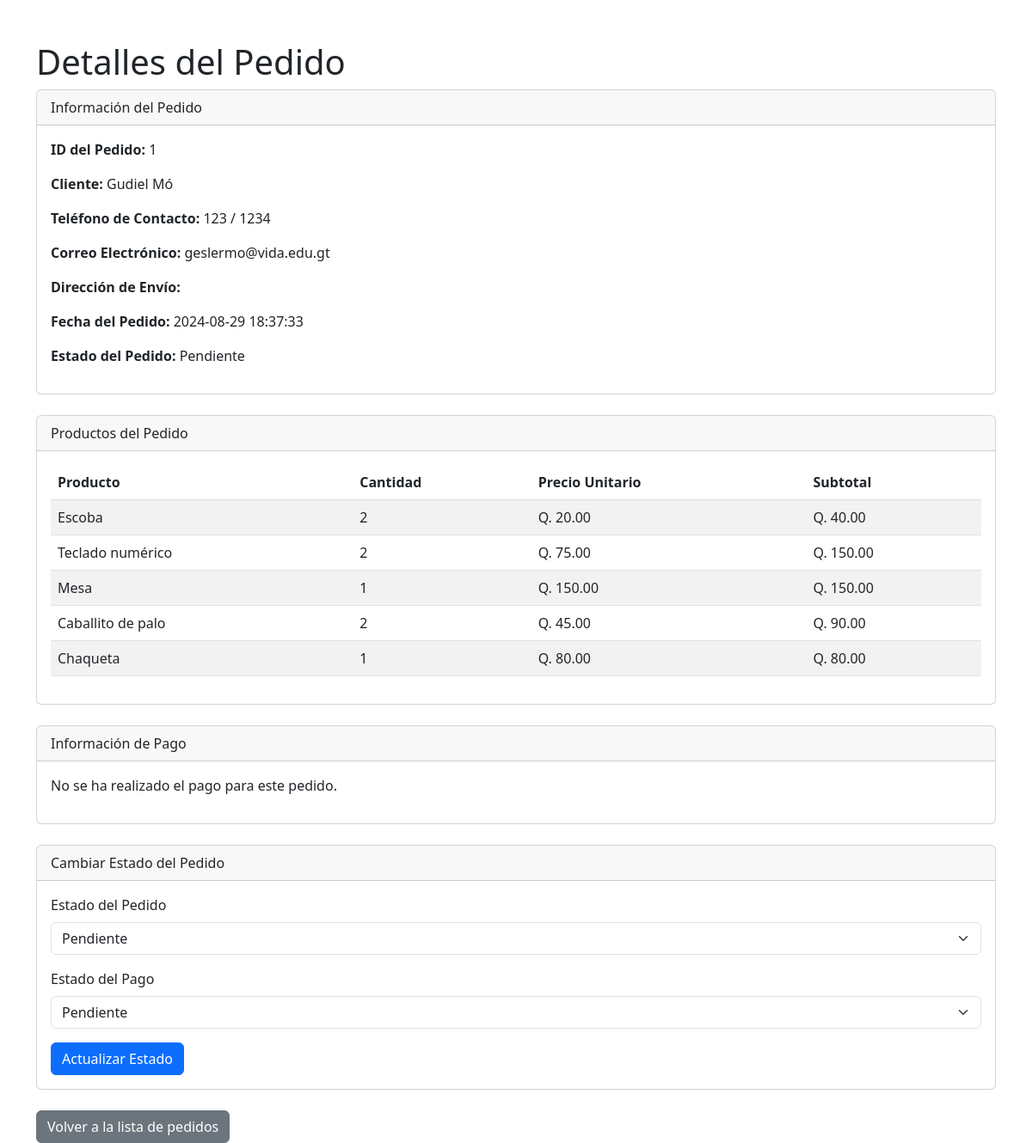
The page /public/admin/detalle_pedido.php?id_pedido=1 (signed in) on the database its author committed.
### tables this page shows
CREATE TABLE `pedido` (
  `id_pedido` int(11) NOT NULL AUTO_INCREMENT,
  `id_cliente` int(11) NOT NULL,
  `id_vendedor` int(11) DEFAULT NULL,
  `fecha_pedido` datetime NOT NULL,
  `fecha_limite` datetime DEFAULT NULL,
  `estado_pedido` varchar(50) NOT NULL,
  `direccion_envio` text DEFAULT NULL,
  `telefono_contacto` varchar(20) DEFAULT NULL,
  PRIMARY KEY (`id_pedido`)
);

CREATE TABLE `cliente` (
  `id_cliente` int(11) NOT NULL AUTO_INCREMENT,
  `NIT` varchar(20) DEFAULT NULL,
  `nombre1` varchar(255) NOT NULL,
  `nombre2` varchar(255) DEFAULT NULL,
  `nombre3` varchar(255) DEFAULT NULL,
  `apellido1` varchar(255) NOT NULL,
  `apellido2` varchar(255) DEFAULT NULL,
  `correo` varchar(255) NOT NULL,
  `contrasena` varchar(255) NOT NULL,
  `telefono1` varchar(20) DEFAULT NULL,
  `telefono2` varchar(20) DEFAULT NULL,
  `id_direccion` int(11) DEFAULT NULL,
  `id_estado_usuario` int(11) DEFAULT NULL,
  `token_activacion` varchar(255) DEFAULT NULL,
  `token_recuperacion` varchar(255) DEFAULT NULL,
  `fecha_creacion` timestamp NOT NULL DEFAULT current_timestamp(),
  PRIMARY KEY (`id_cliente`),
  KEY `id_direccion` (`id_direccion`),
  KEY `id_estado_usuario` (`id_estado_usuario`),
  CONSTRAINT `cliente_ibfk_1` FOREIGN KEY (`id_direccion`) REFERENCES `direccion` (`id_direccion`),
  CONSTRAINT `cliente_ibfk_2` FOREIGN KEY (`id_estado_usuario`) REFERENCES `estado_usuario` (`id_estado_usuario`)
);

CREATE TABLE `detalle_pedido` (
  `id_detalle_pedido` int(11) NOT NULL AUTO_INCREMENT,
  `id_pedido` int(11) NOT NULL,
  `id_producto` int(11) NOT NULL,
  `id_emprendedor` int(11) NOT NULL,
  `cantidad` int(11) NOT NULL,
  `precio_unitario` decimal(10,2) NOT NULL,
  `subtotal` decimal(10,2) NOT NULL,
  `nombre_producto` varchar(255) DEFAULT NULL,
  `factura_emprendedor` varchar(255) DEFAULT NULL,
  PRIMARY KEY (`id_detalle_pedido`)
);

CREATE TABLE `producto` (
  `id_producto` int(11) NOT NULL AUTO_INCREMENT,
  `id_negocio` int(11) DEFAULT NULL,
  `id_categoria` int(11) DEFAULT NULL,
  `nombre_producto` varchar(255) NOT NULL,
  `descripcion` text DEFAULT NULL,
  `costo` decimal(10,0) NOT NULL,
  `precio` decimal(10,2) NOT NULL,
  `stock` int(11) NOT NULL,
  `imagen` varchar(255) DEFAULT NULL,
  `estado` varchar(50) NOT NULL,
  `fecha_actualizacion` timestamp NOT NULL DEFAULT current_timestamp() ON UPDATE current_timestamp(),
  `id_emprendedor` int(11) NOT NULL,
  PRIMARY KEY (`id_producto`),
  KEY `id_negocio` (`id_negocio`),
  KEY `id_categoria` (`id_categoria`),
  KEY `fk_producto_emprendedor` (`id_emprendedor`),
  CONSTRAINT `fk_producto_emprendedor` FOREIGN KEY (`id_emprendedor`) REFERENCES `emprendedor` (`id_emprendedor`) ON DELETE CASCADE ON UPDATE CASCADE,
  CONSTRAINT `producto_ibfk_1` FOREIGN KEY (`id_negocio`) REFERENCES `negocio` (`id_negocio`),
  CONSTRAINT `producto_ibfk_2` FOREIGN KEY (`id_categoria`) REFERENCES `categoria` (`id_categoria`)
);

### public/admin/detalle_pedido.php (the view, shortened to what this page needs)
<?php
$database = new Database();
$db = $database->getConnection();
$id_pedido = isset($_GET['id_pedido']) ? htmlspecialchars(strip_tags($_GET['id_pedido'])) : die('ID de pedido no especificado.');
$query_pedido = "SELECT p.*, c.nombre1 AS nombre_cliente, c.apellido1 AS apellido_cliente, c.telefono1, c.telefono2, c.correo
                 FROM pedido p
                 JOIN cliente c ON p.id_cliente = c.id_cliente
                 WHERE p.id_pedido = :id_pedido";
$stmt_pedido = $db->prepare($query_pedido);
$stmt_pedido->bindParam(':id_pedido', $id_pedido);
$stmt_pedido->execute();
$pedido = $stmt_pedido->fetch(PDO::FETCH_ASSOC);
$query_detalle = "SELECT dp.*, p.nombre_producto, p.precio
                  FROM detalle_pedido dp
                  JOIN producto p ON dp.id_producto = p.id_producto
                  WHERE dp.id_pedido = :id_pedido";
$stmt_detalle = $db->prepare($query_detalle);
$stmt_detalle->bindParam(':id_pedido', $id_pedido);
$stmt_detalle->execute();
$detalles_pedido = $stmt_detalle->fetchAll(PDO::FETCH_ASSOC);
$query_pago = "SELECT * FROM pago WHERE id_pedido = :id_pedido";
$stmt_pago = $db->prepare($query_pago);
$stmt_pago->bindParam(':id_pedido', $id_pedido);
$stmt_pago->execute();
$pago = $stmt_pago->fetch(PDO::FETCH_ASSOC);
?>
<!DOCTYPE html>
<html lang="es">
<head>
    <link href="https://cdn.jsdelivr.net/npm/bootstrap@5.3.0/dist/css/bootstrap.min.css" rel="stylesheet">
</head>
<body>
    <div class="container mt-5">
        <h1>Detalles del Pedido</h1>
        <div class="card mb-4">
            <div class="card-header">Información del Pedido</div>
            <div class="card-body">
                <p><strong>ID del Pedido:</strong> <?php echo htmlspecialchars($pedido['id_pedido']); ?></p>
                <p><strong>Cliente:</strong> <?php echo htmlspecialchars($pedido['nombre_cliente'] . ' ' . $pedido['apellido_cliente']); ?></p>
                <p><strong>Teléfono de Contacto:</strong> <?php echo htmlspecialchars($pedido['telefono1']) . ' / ' . htmlspecialchars($pedido['telefono2']); ?></p>
                <p><strong>Correo Electrónico:</strong> <?php echo htmlspecialchars($pedido['correo']); ?></p>
                <p><strong>Dirección de Envío:</strong> <?php echo htmlspecialchars($pedido['direccion_envio']); ?></p>
                <p><strong>Fecha del Pedido:</strong> <?php echo htmlspecialchars($pedido['fecha_pedido']); ?></p>
                <p><strong>Estado del Pedido:</strong> <?php echo htmlspecialchars($pedido['estado_pedido']); ?></p>
            </div>
        </div>
        <div class="card mb-4">
            <div class="card-header">Productos del Pedido</div>
            <div class="card-body">
                <table class="table table-striped">
                    <thead>
                        <tr>
                            <th>Producto</th>
                            <th>Cantidad</th>
                            <th>Precio Unitario</th>
                            <th>Subtotal</th>
                        </tr>
                    </thead>
                    <tbody>
                        <?php foreach ($detalles_pedido as $detalle): ?>
                            <tr>
                                <td><?php echo htmlspecialchars($detalle['nombre_producto']); ?></td>
                                <td><?php echo htmlspecialchars($detalle['cantidad']); ?></td>
                                <td>Q. <?php echo number_format($detalle['precio_unitario'], 2); ?></td>
                                <td>Q. <?php echo number_format($detalle['subtotal'], 2); ?></td>
                            </tr>
                        <?php endforeach; ?>
                    </tbody>
                </table>
            </div>
        </div>
        <div class="card mb-4">
            <div class="card-header">Información de Pago</div>
            <div class="card-body">
                <?php if ($pago): ?>
                    <p><strong>Método de Pago:</strong> <?php echo htmlspecialchars($pago['metodo_pago']); ?></p>
                    <p><strong>Monto Pagado:</strong> Q. <?php echo number_format($pago['monto'], 2); ?></p>
                    <p><strong>Fecha de Pago:</strong> <?php echo htmlspecialchars($pago['fecha_pago']); ?></p>
                    <p><strong>Estado del Pago:</strong> <?php echo htmlspecialchars($pago['estado_pago']); ?></p>
                    <?php if ($pago['imagen_comprobante']): ?>
                        <p><strong>Comprobante de Pago:</strong> <a href="../../uploads/comprobantes/<?php echo htmlspecialchars($pago['imagen_comprobante']); ?>" target="_blank">Ver Comprobante</a></p>
                    <?php endif; ?>
                <?php else: ?>
                    <p>No se ha realizado el pago para este pedido.</p>
                <?php endif; ?>
            </div>
        </div>
        <div class="card mb-4">
            <div class="card-header">Cambiar Estado del Pedido</div>
            <div class="card-body">
                <form action="cambiar_estado_pedido.php" method="POST">
                    <div class="mb-3">
                        <label for="estado_pedido" class="form-label">Estado del Pedido</label>
                        <select id="estado_pedido" name="estado_pedido" class="form-select">
                            <option value="Pendiente" <?php if ($pedido['estado_pedido'] == 'Pendiente') echo 'selected'; ?>>Pendiente</option>
                        </select>
                    </div>
                    <div class="mb-3">
                        <label for="estado_pago" class="form-label">Estado del Pago</label>
                        <select id="estado_pago" name="estado_pago" class="form-select">
                            <option value="Pendiente" <?php if ($pago['estado_pago'] == 'Pendiente') echo 'selected'; ?>>Pendiente</option>
                        </select>
                    </div>
                    <button type="submit" class="btn btn-primary">Actualizar Estado</button>
                </form>
            </div>
        </div>
        <a href="gestion_pedidos.php" class="btn btn-secondary">Volver a la lista de pedidos</a>
    </div>
</body>
</html>

### rows shown on the page
pedido: id_pedido "1", id_cliente.apellido1 "Gudiel Mó", id_cliente.telefono1 "123", id_cliente.telefono2 "1234", id_cliente.correo "geslermo@vida.edu.gt", fecha_pedido "2024-08-29 18:37:33", estado_pedido "Pendiente"
detalle_pedido: id_producto.nombre_producto "Escoba", cantidad "2", precio_unitario "20.00", subtotal "40.00"
detalle_pedido: id_producto.nombre_producto "Teclado numérico", cantidad "2", precio_unitario "75.00", subtotal "150.00"
detalle_pedido: id_producto.nombre_producto "Mesa", cantidad "1", precio_unitario "150.00", subtotal "150.00"
detalle_pedido: id_producto.nombre_producto "Caballito de palo", cantidad "2", precio_unitario "45.00", subtotal "90.00"
detalle_pedido: id_producto.nombre_producto "Chaqueta", cantidad "1", precio_unitario "80.00", subtotal "80.00"
